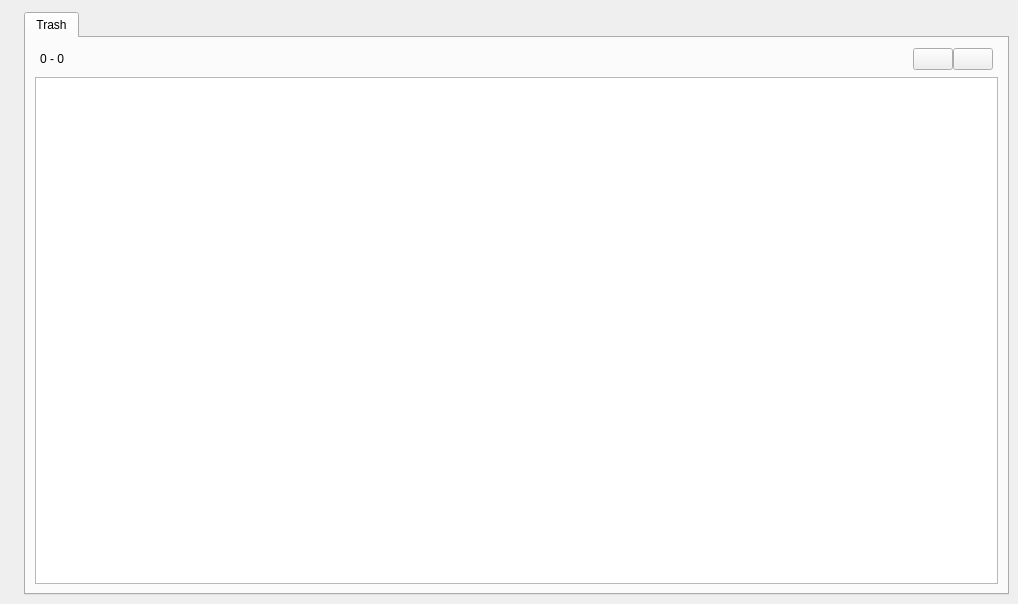
    <widget class="QWidget" name="page_6">
     <widget class="QTabWidget" name="tabWidget_3">
      <property name="geometry">
       <rect>
        <x>24</x>
        <y>12</y>
        <width>985</width>
        <height>583</height>
       </rect>
      </property>
      <property name="currentIndex">
       <number>0</number>
      </property>
      <widget class="QWidget" name="tab_7">
       <attribute name="title">
        <string>Trash</string>
       </attribute>
       <layout class="QVBoxLayout" name="verticalLayout_8">
        <item>
         <widget class="QWidget" name="widget_7" native="true">
          <property name="minimumSize">
           <size>
            <width>0</width>
            <height>0</height>
           </size>
          </property>
          <layout class="QHBoxLayout" name="horizontalLayout_7">
           <property name="spacing">
            <number>0</number>
           </property>
           <property name="leftMargin">
            <number>5</number>
           </property>
           <property name="topMargin">
            <number>1</number>
           </property>
           <property name="rightMargin">
            <number>5</number>
           </property>
           <property name="bottomMargin">
            <number>1</number>
           </property>
           <item>
            <widget class="QLabel" name="trashIndexLabel">
             <property name="text">
              <string>0 - 0</string>
             </property>
            </widget>
           </item>
           <item>
            <spacer name="HorizontalSpacer_7">
             <property name="orientation">
              <enum>Qt::Horizontal</enum>
             </property>
             <property name="sizeHint" stdset="0">
              <size>
               <width>40</width>
               <height>20</height>
              </size>
             </property>
            </spacer>
           </item>
           <item>
            <widget class="QPushButton" name="trashPreviousBtn">
             <property name="maximumSize">
              <size>
               <width>40</width>
               <height>40</height>
              </size>
             </property>
             <property name="cursor">
              <cursorShape>PointingHandCursor</cursorShape>
             </property>
             <property name="styleSheet">
              <string notr="true"/>
             </property>
             <property name="text">
              <string/>
             </property>
             <property name="icon">
              <iconset resource="icons/icons.qrc">
               <normaloff>:/images/previous_button.png</normaloff>:/images/previous_button.png</iconset>
             </property>
             <property name="iconSize">
              <size>
               <width>20</width>
               <height>20</height>
              </size>
             </property>
            </widget>
           </item>
           <item>
            <widget class="QPushButton" name="trashNextBtn">
             <property name="maximumSize">
              <size>
               <width>40</width>
               <height>40</height>
              </size>
             </property>
             <property name="cursor">
              <cursorShape>PointingHandCursor</cursorShape>
             </property>
             <property name="styleSheet">
              <string notr="true"/>
             </property>
             <property name="text">
              <string/>
             </property>
             <property name="icon">
              <iconset resource="icons/icons.qrc">
               <normaloff>:/images/next_button.png</normaloff>:/images/next_button.png</iconset>
             </property>
             <property name="iconSize">
              <size>
               <width>20</width>
               <height>20</height>
              </size>
             </property>
            </widget>
           </item>
          </layout>
         </widget>
        </item>
        <item>
         <widget class="QListView" name="trashListView">
          <property name="sizePolicy">
           <sizepolicy hsizetype="Expanding" vsizetype="Expanding">
            <horstretch>0</horstretch>
            <verstretch>1</verstretch>
           </sizepolicy>
          </property>
         </widget>
        </item>
       </layout>
      </widget>
     </widget>
    </widget>
